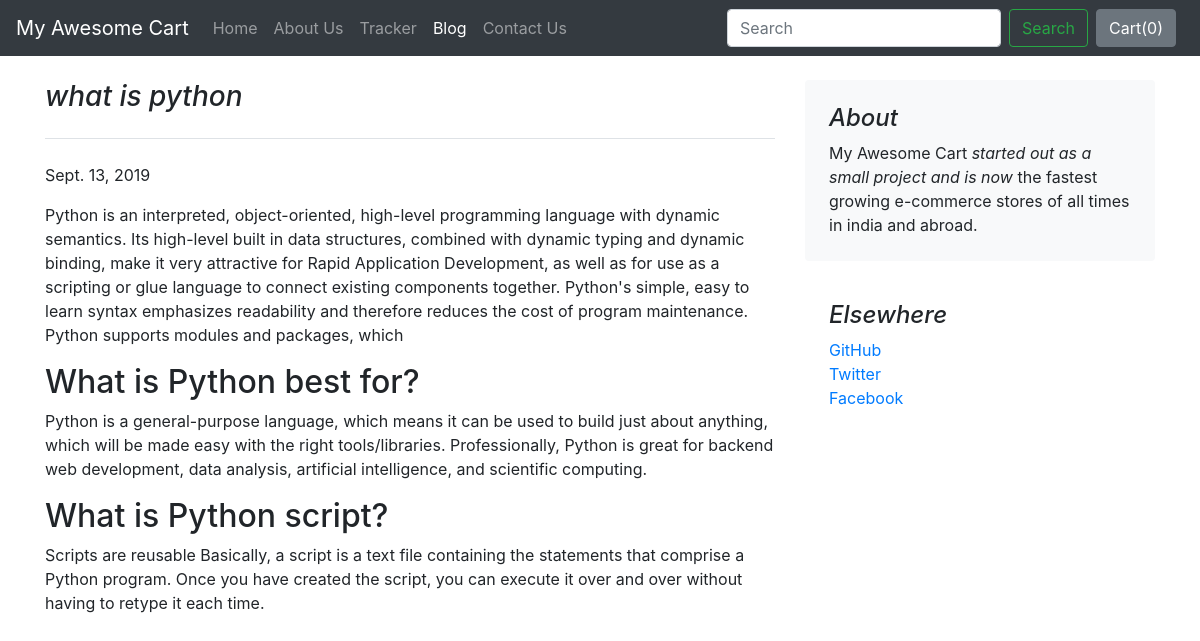
Screenshot of /blog/blogpost/5 with the database file from the repository.
### blog/models.py (models this page shows)
class Blogpost(models.Model):
    post_id = models.AutoField(primary_key=True)
    title = models.CharField(max_length=50)
    head0 = models.CharField(max_length=500,default="")
    chead0 = models.CharField(max_length=5000, default="")
    head1 = models.CharField(max_length=500, default="")
    chead1 = models.CharField(max_length=5000, default="")
    head2 = models.CharField(max_length=500, default="")
    chead2 = models.CharField(max_length=5000, default="")
    pub_date = models.DateField()
    thumbnail = models.ImageField(upload_to="shop/images", default="")
    def __str__(self):
        return self.title

### blog/views.py (the view)
# urls.py: path("blogpost/<int:id>", views.blogpost, name="blogHome")
def blogpost(request, id):
    post = Blogpost.objects.filter(post_id = id)[0]
    print(post)
    return render(request, 'blog/blogpost.html',
                  {'post':post})

### blog/templates/blog/blogpost.html (shortened to what this page needs)
{% extends 'blog/basic.html' %}
{% block body %}
<div class="container">
    <div class="row mt-4">
        <div class="col-md-8 blog-main">
            <h3 class="pb-4 mb-4 font-italic border-bottom">
                {{post.title}}
            </h3>
            <div class="blog-post">
                <p class="blog-post-meta">{{post.pub_date}} </p>
                <p>{{post.chead0}}</p>
                <h2>{{post.head1}}</h2>
                <p>{{post.chead1}}</p>
                <h2>{{post.head2}}</h2>
                <p>{{post.chead2}}</p>
            </div>
        </div>
        <aside class="col-md-4 blog-sidebar">
            <div class="p-4 mb-3 bg-light rounded">
                <h4 class="font-italic">About</h4>
                <p class="mb-0">My Awesome Cart <em>started out as a small project and is now</em> the fastest growing e-commerce stores of all times in india and abroad.</p>
            </div>
            <div class="p-4">
                <h4 class="font-italic">Elsewhere</h4>
                <ol class="list-unstyled">
                    <li><a href="#">GitHub</a></li>
                    <li><a href="#">Twitter</a></li>
                    <li><a href="#">Facebook</a></li>
                </ol>
            </div>
        </aside>
    </div>
</div>
{% endblock %}

### rows the page displays
Blogpost: title "what is python", pub_date "Sept. 13, 2019", chead0 "Python is an interpreted, object-oriented, high-level programming language with dynamic semantics. Its high-level built in data structures, combined with dynamic typing and dynamic binding, make it very attractive for Rapid Application Development, as well as for use as a scripting or glue language to connect existing components together. Python's simple, easy to learn syntax emphasizes readability and therefore reduces the cost of program maintenance. Python supports modules and packages, which", head1 "What is Python best for?", chead1 "Python is a general-purpose language, which means it can be used to build just about anything, which will be made easy with the right tools/libraries. Professionally, Python is great for backend web development, data analysis, artificial intelligence, and scientific computing.", head2 "What is Python script?", chead2 "Scripts are reusable Basically, a script is a text file containing the statements that comprise a Python program. Once you have created the script, you can execute it over and over without having to retype it each time."
